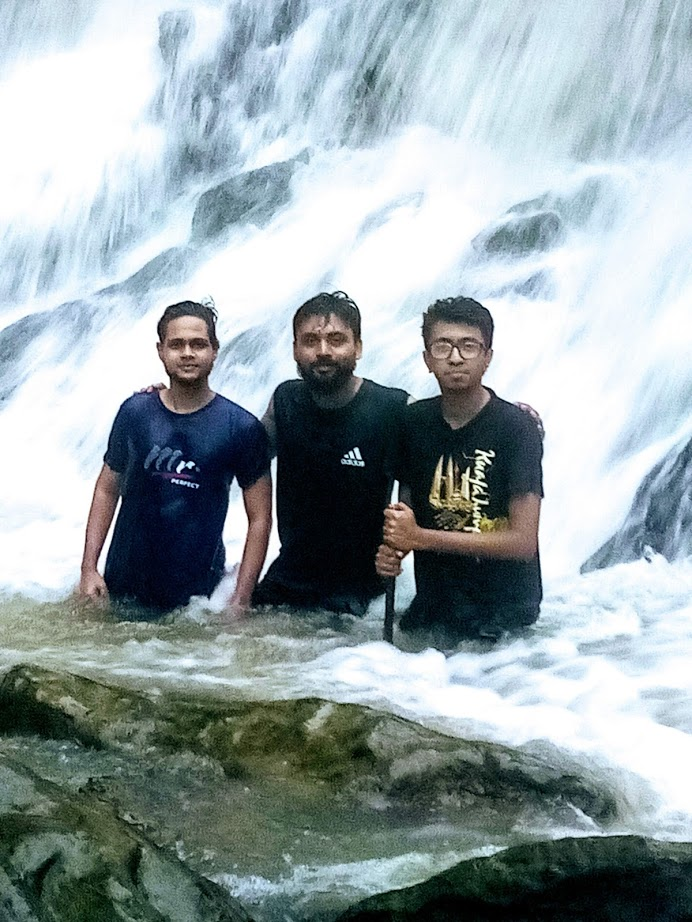
#> input picture img2.jpg, 692 x 922 px
$ jupyter execute 'OpenCv Img2.ipynb'
#> lines starting #> are read from the running program, lines starting #| are printed output that depends on the picture; after the words box and inside, x2 and y2 are one past the last pixel; in counts of white or black regions, pixels touching at a corner belong together
[cell 1]
#pip install opencv-python
### in conda
### an open source computer vision and "Machine Learning" software librarry

[cell 2]
import cv2

[cell 3]
img = cv2.imread('img2.jpg')
#> img is the input picture: shape (922, 692, 3); mean B, G, R 167, 164.2, 151.7

[cell 4]
cv2.imshow('img', img)
cv2.waitKey(0)

[cell 5]
#download haarcascade frontalface

[cell 6]
col = cv2.cvtColor(img, 0) # 0 means default color

[cell 7]
cls  = cv2.CascadeClassifier('haarcascade_frontalface_default.xml') #object detect
faces = cls.detectMultiScale(col,1.05 , 4) # (img,scale factor, minNeighbors )
#> faces = [[155, 318, 66, 66], [421, 318, 70, 70], [288, 312, 73, 73]]

##Scale factor : small step for resizing, like 1.05 which means you reduce size by 5 %, you increase the chance of a
##matching size with the model for detection is found.

[cell 8]
for(x, y, w, h) in faces:
    cv2.rectangle(img, (x,y), (x+w, y+h), 0,3 )
    #(image, start point x y jekhane 0, end point x to width and y to height, color (255,0,0), thickness 1 or 2, [-1 will fillup])
    cv2.imshow('img', img)
    cv2.waitKey(0)
#> this loop made 3 passes
#> pass 1, `cv2.imshow('img', img)`:
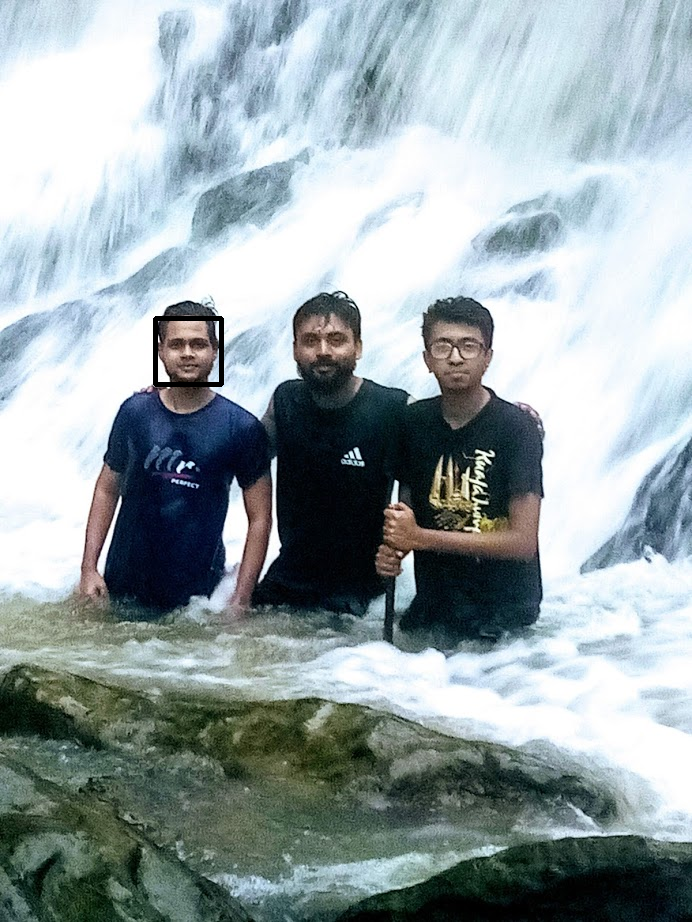
#> window 'img': shape (922, 692, 3); mean B, G, R 166.7, 163.8, 151.3
#> pass 2, `cv2.imshow('img', img)`:
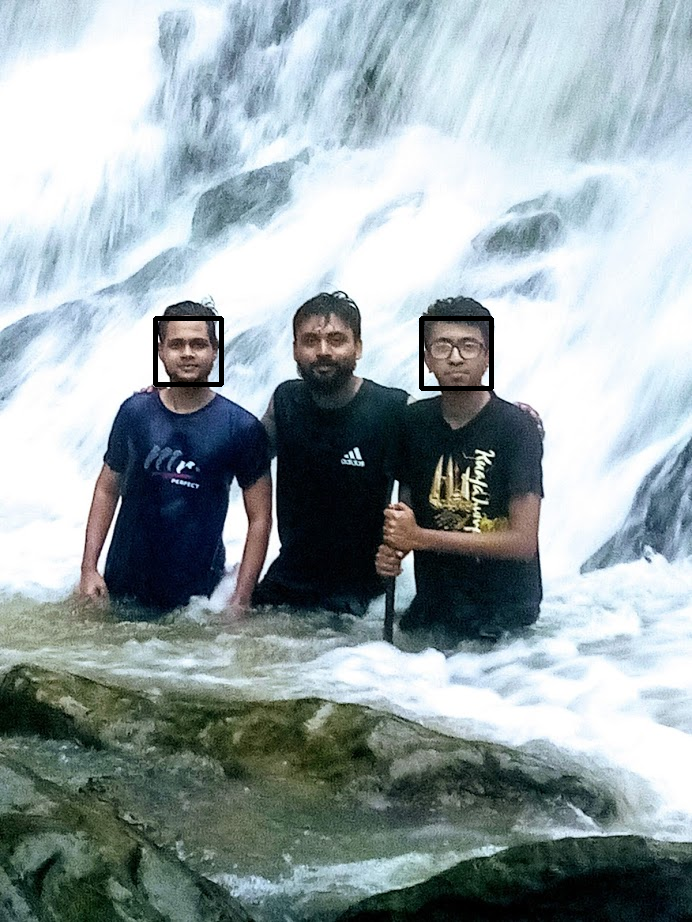
#> window 'img': shape (922, 692, 3); mean B, G, R 166.4, 163.5, 151
#> after the loop:
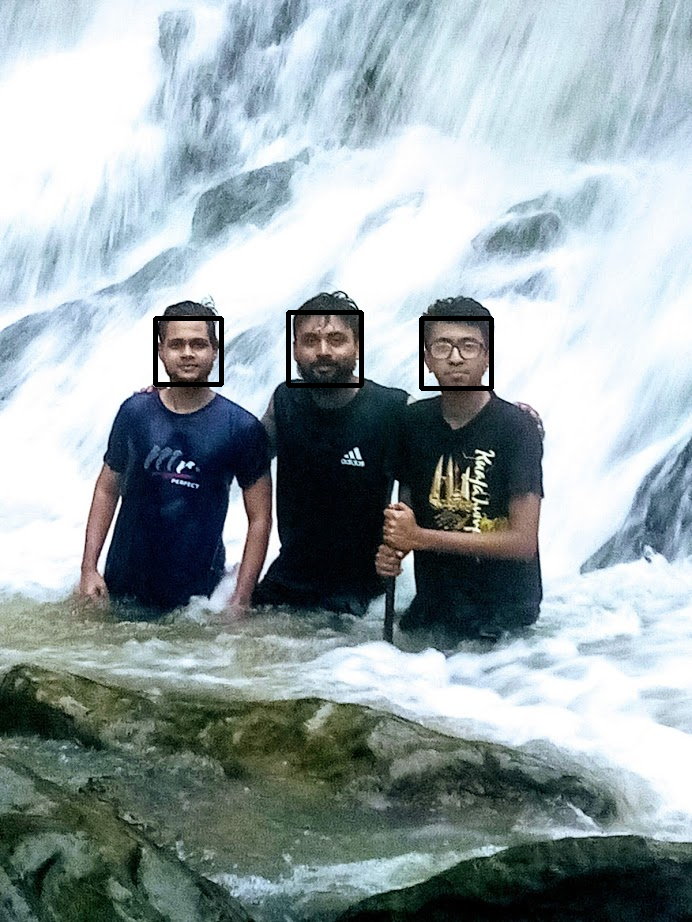
#> img: shape (922, 692, 3); 0.65% of pixels changed, all inside (x1, y1, x2, y2) = (153, 310, 494, 391)
